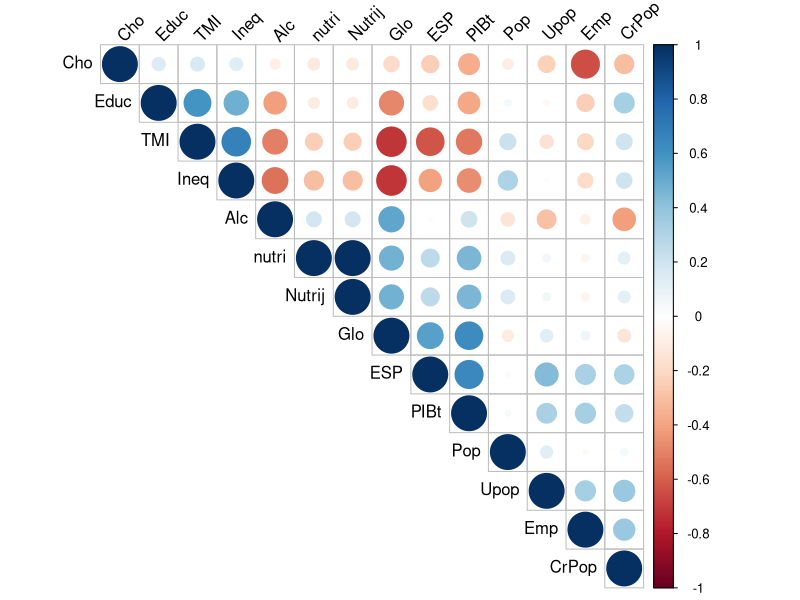
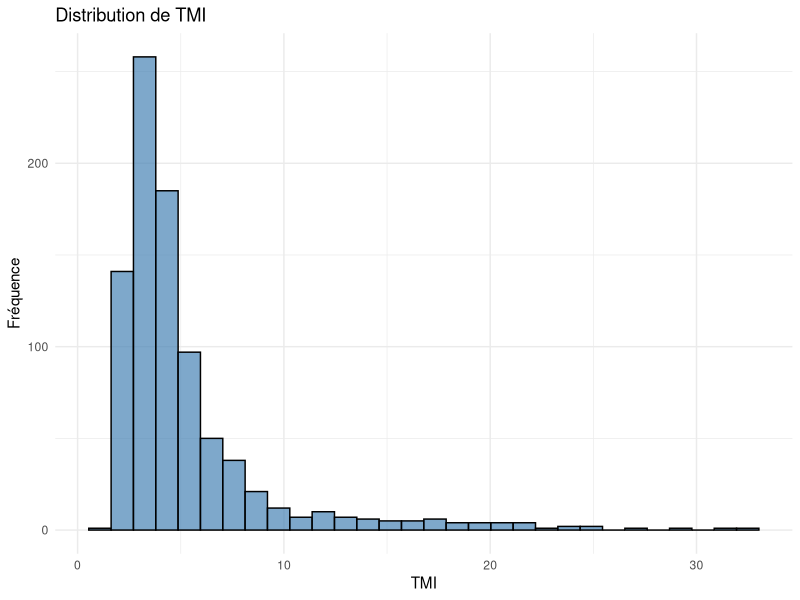
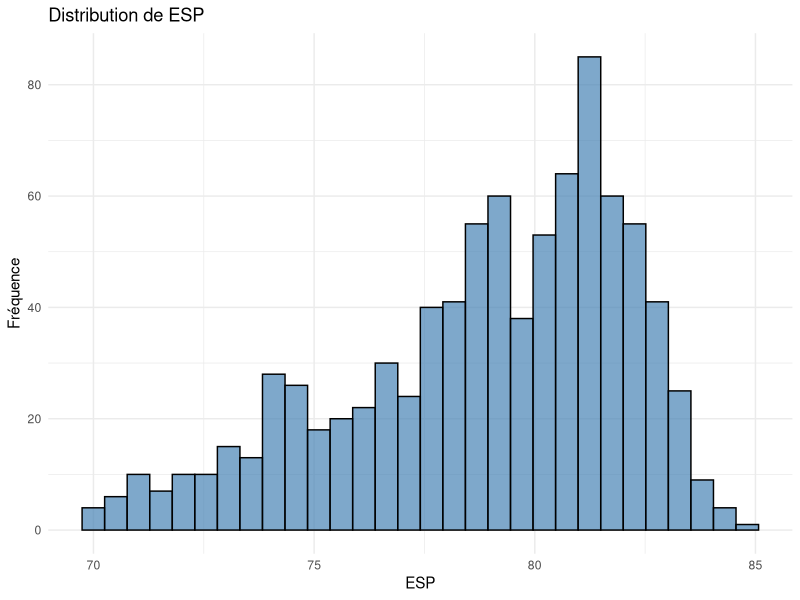
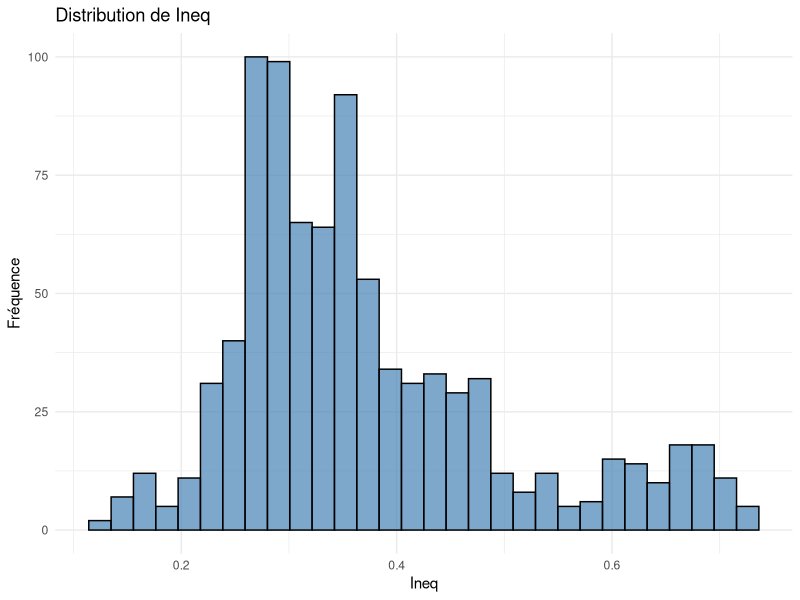
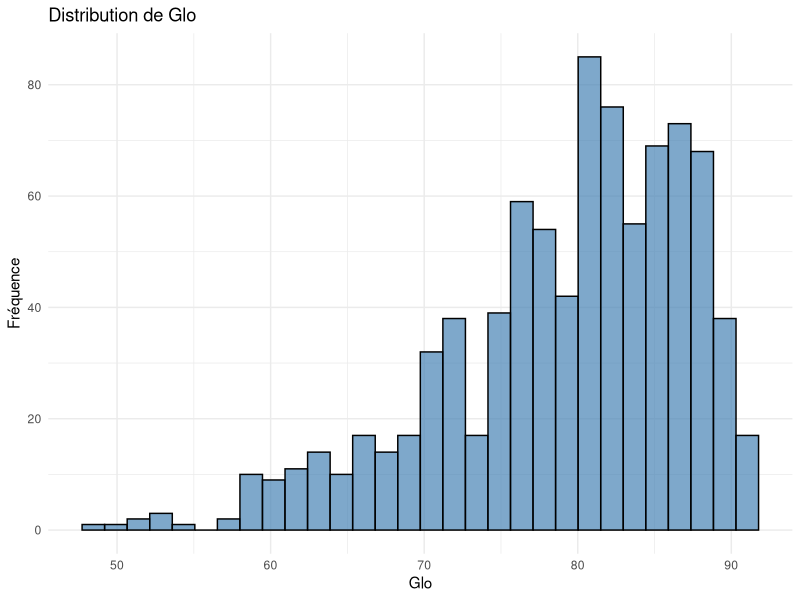
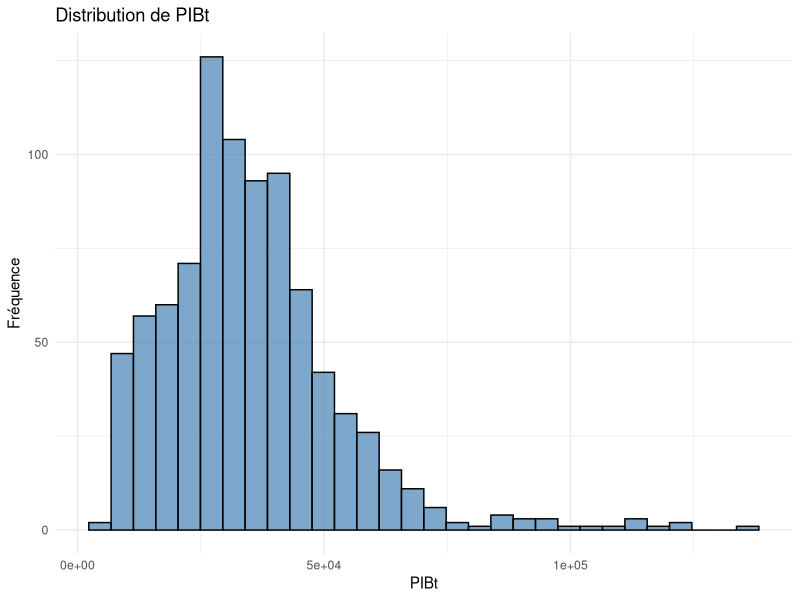
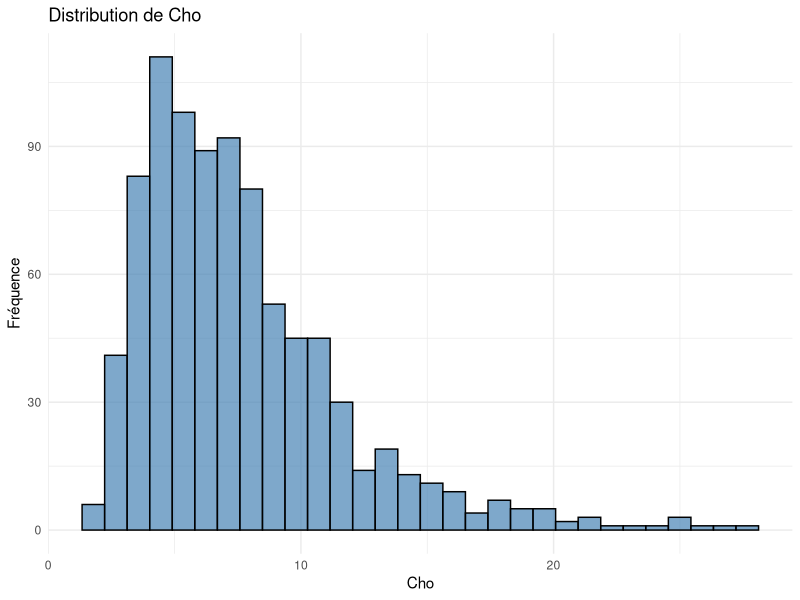
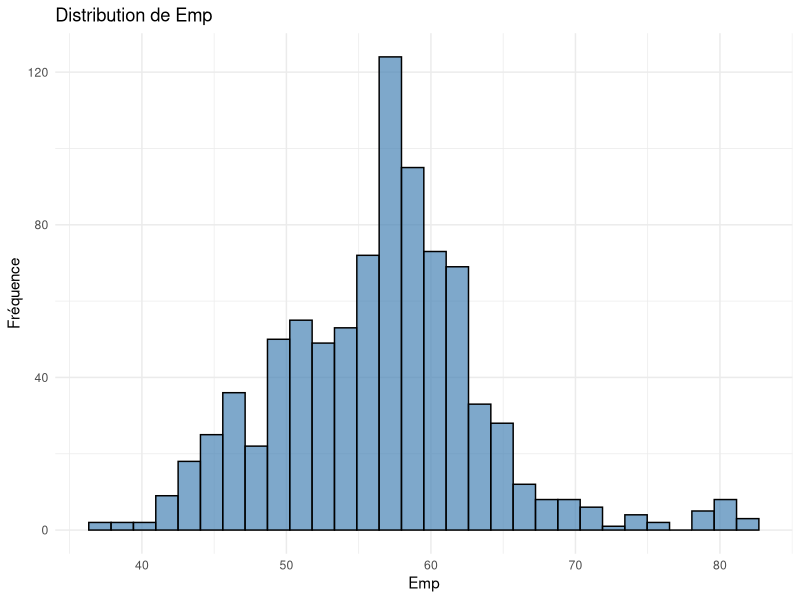

Generate these figures, in order, with R:
library(readxl)
library(plm)
library(dplyr)
library(ggplot2)
library(corrplot)

# Load data base
Base <- read_excel("Data/OCDE_Data.xlsx")
head(Base)
# On enlève les lignes contenant l'année 2022
Base <- Base %>% 
  filter(Year != 2022)


# Convertir en données de panel# Définir le jeu de données comme un `pdata.frame`, en spécifiant les colonnes d'indexpdata 

pdata<- pdata.frame(Base, index = c("Country", "Year"))

#Vérifier le nombre de lignes et de variables
cat("Nombre de lignes :", nrow(pdata))
cat("Nombre de variables :", ncol(pdata))

# Vérifier l'équilibre
is_balanced <- is.pbalanced(pdata)
if(is_balanced){
  cat("base de données équilibrée")
}else{
  cat("base de données déséquilibrée")
}

# Valeurs manquantes
NROW(na.omit(pdata))
missing_data <- pdata[!complete.cases(pdata),]
print(missing_data)

# On retire l'année 2022
pdata <- pdata[pdata$Year!=2022,]
missing_data <- pdata[!complete.cases(pdata),]
print(missing_data)

# Afficher les années
years_modalite <- unique(pdata$Year)
years_modalite

# Afficher les différents pays
country_modalite <- unique(pdata$Country.name)
country_modalite

# Stat descriptive
summary(pdata)

# Matrice de correlation
continuous_variable <- pdata[sapply(pdata, is.double)]
continuous_variable
correlation_matrix <-cor(continuous_variable, use="complete.obs")
correlation_matrix


# Visualiser la matrice de corrélation
corrplot(correlation_matrix, method = "circle", 
         type = "upper",  # Afficher uniquement la partie supérieure de la matrice
         order = "hclust",  # Ordre par regroupement hiérarchique
         tl.col = "black",  # Couleur des étiquettes de ligne et de colonne
         tl.srt = 45)  # Incliner les étiquettes




# Convertir le pdata.frame en data.frame standard
pdata_df <- as.data.frame(pdata)

# Sélectionner uniquement les colonnes continues (de type double)
continuous_vars <- pdata_df[sapply(pdata_df, is.double)]

# Boucle pour afficher la distribution de chaque variable continue
for (var_name in names(continuous_vars)) {
  # Créer un histogramme pour chaque variable continue
  print(
    ggplot(data = pdata_df, aes(x = .data[[var_name]])) +
      geom_histogram(bins = 30, fill = "steelblue", color = "black", alpha = 0.7) +
      labs(title = paste("Distribution de", var_name), x = var_name, y = "Fréquence") +
      theme_minimal()
  )
  
  # Pause pour afficher chaque graphique individuellement dans certains environnements
  Sys.sleep(1)  # Pause d'une seconde avant de passer à la variable suivante
}

# Spécifiez vos variables ici
x_var <- "Ineq"  # Remplacez par le nom de la variable indépendante
y_var <- "ESP"  # Remplacez par le nom de la variable dépendante

# Tracer la courbe entre les deux variables
ggplot(data = pdata_df, aes_string(x = x_var, y = y_var)) +
  geom_line(color = "blue", size = 1) +  # Ajoute une ligne pour la courbe
  labs(title = paste("Courbe de", y_var, "en fonction de", x_var),
       x = x_var, y = y_var) +
  theme_minimal()


# Boucle pour générer un graphique pour chaque pays
for (country in unique(pdata_df$Country.name)) {
  # Filtrer les données pour le pays actuel
  pdata_country <- pdata_df %>% filter(Country.name == country)
  
  # Créer et afficher le graphique pour ce pays
  print(
    ggplot(data = pdata_country, aes_string(x = x_var, y = y_var)) +
      geom_line(color = "blue", size = 1) +
      labs(title = paste("Courbe de", y_var, "en fonction de", x_var, "pour le pays", country),
           x = x_var, y = y_var) +
      theme_minimal()
  )
  
  # Pause pour afficher chaque graphique successivement dans certains environnements
  Sys.sleep(1)  # Pause d'une seconde avant de passer au pays suivant
}
